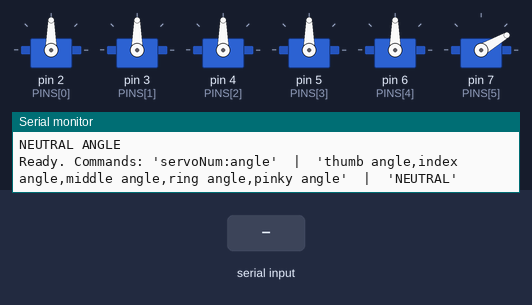
Bench run of a sketch on a simulated Arduino Uno, built with avr-gcc and run on an emulated ATmega328P. On the bench: 6 × servo, the last lines printed to the serial monitor. Inputs (shaded band) come from the test bench.

Above: at 1.2 s.
1.3 s: "NEUTRAL:1\n" received over Serial
At 1.8 s:
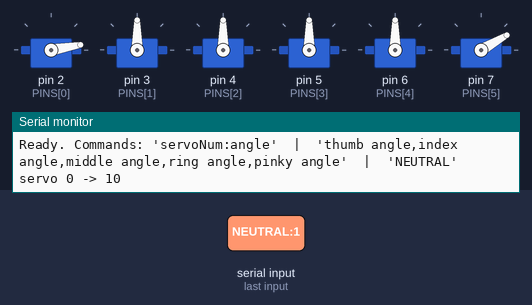
2.8 s: "NEUTRAL:150\n" received over Serial
At 4.0 s:
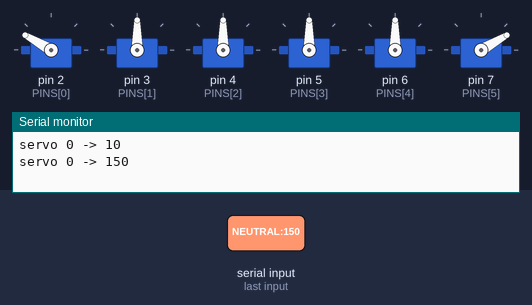
4.3 s: "NEUTRAL\n" received over Serial
At 5.2 s:
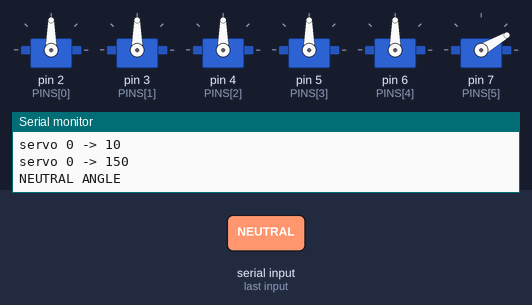
Timing chart, 0 to 7.3 s (numbered marks = the images above; inputs shaded):
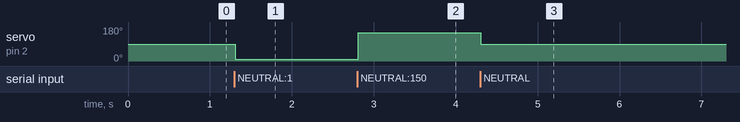

Measured:
- after the input at 1.3 s, servo on pin 2 (PINS[0]): 90° → 10° at once
- after the input at 2.8 s, servo on pin 2 (PINS[0]): 10° → 150° at once
- after the input at 4.3 s, servo on pin 2 (PINS[0]): 150° → 90° at once

The sketch:

hand_firmware.ino
```cpp
/*
Serial command listener --> mini Firmata
Read text over serial then arduino acts:
Protocol:
  - "3:90" = servo 3, angle 90
  - "90,140,140,50,50"  -> all 5 servos at once (thumb..pinky order)
  - "NEUTRAL"              all servos to a safe neutral
- 0 based 0 = thumb, 4 = pinky
*/

#include <Servo.h>

const int NUM_SERVOS = 6;

// ORDER: thumb, index, middle, ring, pinky
Servo servos[NUM_SERVOS];

const int PINS[NUM_SERVOS] = {2, 3, 4, 5, 6, 7};
// tested and verified
  // thumb starts at 90 natural and goes down to 10 open and up to 10 closed
  // wrist "left" = 20, "right" = 40
const int OPEN_ANGLE[NUM_SERVOS] = {10, 140, 140, 140, 140, 15};
const int CLOSED_ANGLE[NUM_SERVOS] = {165,  50,  45,  50,  50, 50};

// safe neatural for each one!
const int NEUTRAL_ANGLE[NUM_SERVOS] = { 90,  90,  90,  90,  90, 30};

// helper:
// bounds check, clamp angle between lower or higher of open or close angle!
      // min max to handle the fact that for thumb is the open angle is low number and close angle is high number (inverted compared to other fingers)
int clampToRange(int servoNum, int angle) {
  int lo = min(OPEN_ANGLE[servoNum], CLOSED_ANGLE[servoNum]);
  int hi = max(OPEN_ANGLE[servoNum], CLOSED_ANGLE[servoNum]);
  // contrain pulls angle up to lo if below, down to hi if above
  return constrain(angle, lo, hi);
}

// helper : move one servo
void moveServo(int servoNum, int angle) {
  angle = clampToRange(servoNum, angle);
  servos[servoNum].write(angle);
}

// helper: all servos to neutral
void goNeutral() {
  for (int i = 0; i < NUM_SERVOS; i++) {
    moveServo(i, NEUTRAL_ANGLE[i]);
  }
  Serial.println("NEUTRAL ANGLE");
}

// helper: handle a single servo command
void handleSingleServoCommand(String command) {
  int colon = command.indexOf(':');
  int servoNum = command.substring(0, colon).toInt();
  int angle = command.substring(colon + 1).toInt();

  if (servoNum < 0 || servoNum >= NUM_SERVOS) {
    Serial.print("invalid servo: ");
    Serial.println(servoNum);
    return;
  }

  moveServo(servoNum, angle);

  Serial.print("servo ");
  Serial.print(servoNum);
  Serial.print(" -> ");
  Serial.println(clampToRange(servoNum, angle));
}

// helper: handle a servo command for all servos
  // "90,140,140,50,50" --> pulling out comma-separated chunks, one per servo
void handleAllServoCommand(String command) {
  int start = 0; // index of beginning of current number

  // find angle for each servo one by one and move
  for (int i = 0; i < NUM_SERVOS; i++) {
    // find the next comma after start index
      // returns -1 if no more commans
    int comma = command.indexOf(',', start);

    String one_angle;
    if (comma == -1) {
      // last number: take everything from start to the end
      one_angle = command.substring(start);
    } else {
      // take from start up to (not including) the comma
      one_angle = command.substring(start, comma);
    }

    int angle = one_angle.toInt();
    moveServo(i, angle);

    // if out of commas early, stop (short message)
    if (comma == -1) break;
    start = comma + 1;   // next number starts just after this comma
  }

  Serial.print("all servos command -> ");
  Serial.println(command);
}


void setup() {
  // arduino serial at baud rate 9600
    // baud rate is how fast bits travel so speed of serial communication
  Serial.begin(9600);

  // attach each servo to pin on arduino that its plugged into
  for (int i = 0; i < NUM_SERVOS; i++) {
    servos[i].attach(PINS[i]);
  }

  goNeutral(); // start all fingers at neutral state
  Serial.println("Ready. Commands: 'servoNum:angle'  |  'thumb angle,index angle,middle angle,ring angle,pinky angle'  |  'NEUTRAL'");

}

void loop() {
  if (Serial.available() > 0) {
    // read everything up to new line
    String command = Serial.readStringUntil('\n');
    command.trim();

    // blank line
    if (command.length() == 0) {
      return;
    }

    if (command == "NEUTRAL") {
      goNeutral();
    } else if (command.indexOf(':') != -1) {
      handleSingleServoCommand(command);
    } else if (command.indexOf(',') != -1) {
      handleAllServoCommand(command);
    } else {
      Serial.print("unknown command: ");
      Serial.println(command);
    }
  }
}
```
